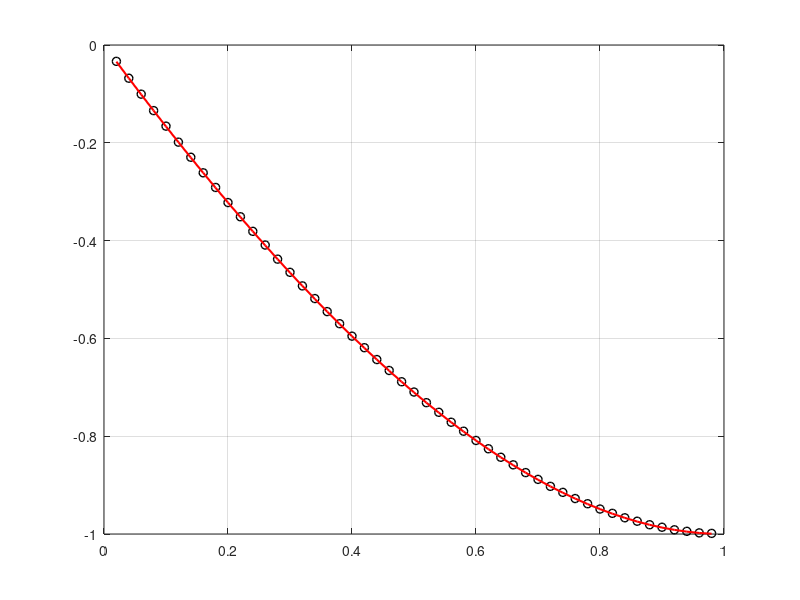

Reproduce this figure in MATLAB.
% ASR NODES 2020
% SOLVES y'(t)=A(t)y+f(t) 


format long
N = 50; % no of discritization points
mm = 2;
h = 1/N; % mesh size
u0=0; % u at left boundary
u1=0; % u at right boundary
x = (h:h:1-h)'; % interior nodes
M = zeros(mm*(N-1),mm*(N-1));
b = zeros(mm*(N-1),1);

%  left
A = [0, 1;
    0, 0];
B0 = [0, 0;
    0, 1];
al0 = [u0; 0];
M(1:mm,1:mm) = -(A+B0/h);
M(1:mm,mm+1:mm*2) = (eye(mm)+B0)/(2*h);
b(1:mm) = al0/(2*h)+[0; exp(x(1))];
for i = 2:N-2
    A = [0, 1;
        0, 0];
    M(mm*(i-1)+1:mm*i,mm*(i-1)+1:mm*i) = -A;
    M(mm*(i-1)+1:mm*i,mm*(i-2)+1:mm*(i-1)) = -eye(mm)/(2*h);
    M(mm*(i-1)+1:mm*i,mm*i+1:mm*(i+1)) = eye(mm)/(2*h);
    b(mm*(i-1)+1:mm*i) = [0; exp(x(i))];
end
A = [0, 1;
        0, 0];
B1 = [1, 0;
    0, 0];
al1 = [0; u1];
M(mm*((N-1)-1)+1:mm*(N-1),mm*((N-1)-1)+1:mm*(N-1)) = -(A-B1/h);
M(mm*((N-1)-1)+1:mm*(N-1),mm*((N-1)-2)+1:mm*((N-1)-1)) = -(eye(mm)+B1)/(2*h);
b(mm*((N-1)-1)+1:mm*(N-1)) = [0; exp(x(N-1))]-al1/(2*h);

u = M\b;


figure(1);
y1 = zeros(N-1,1);
y2 = zeros(N-1,1);
for i = 1:N-1
    y1(i) = u(mm*(i-1)+1);
    y2(i) = u(mm*(i-1)+2);
end

plot(x,y1,'ok','LineWidth',1),grid on;
hold on
plot(x,-1+exp(x)+u0-exp(1)*x+u1*x,'r','LineWidth',1.5)